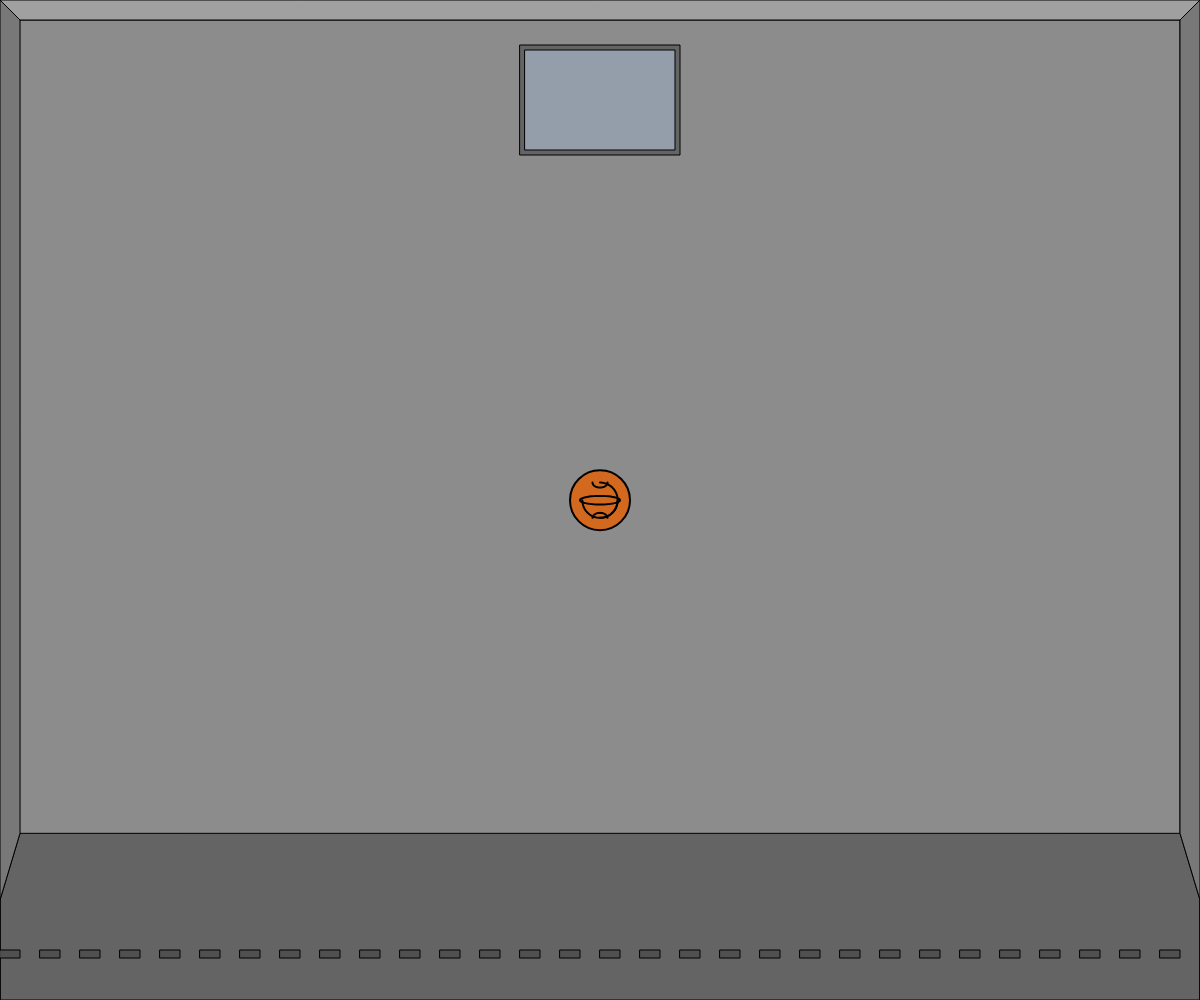
Frame 1 (no input)
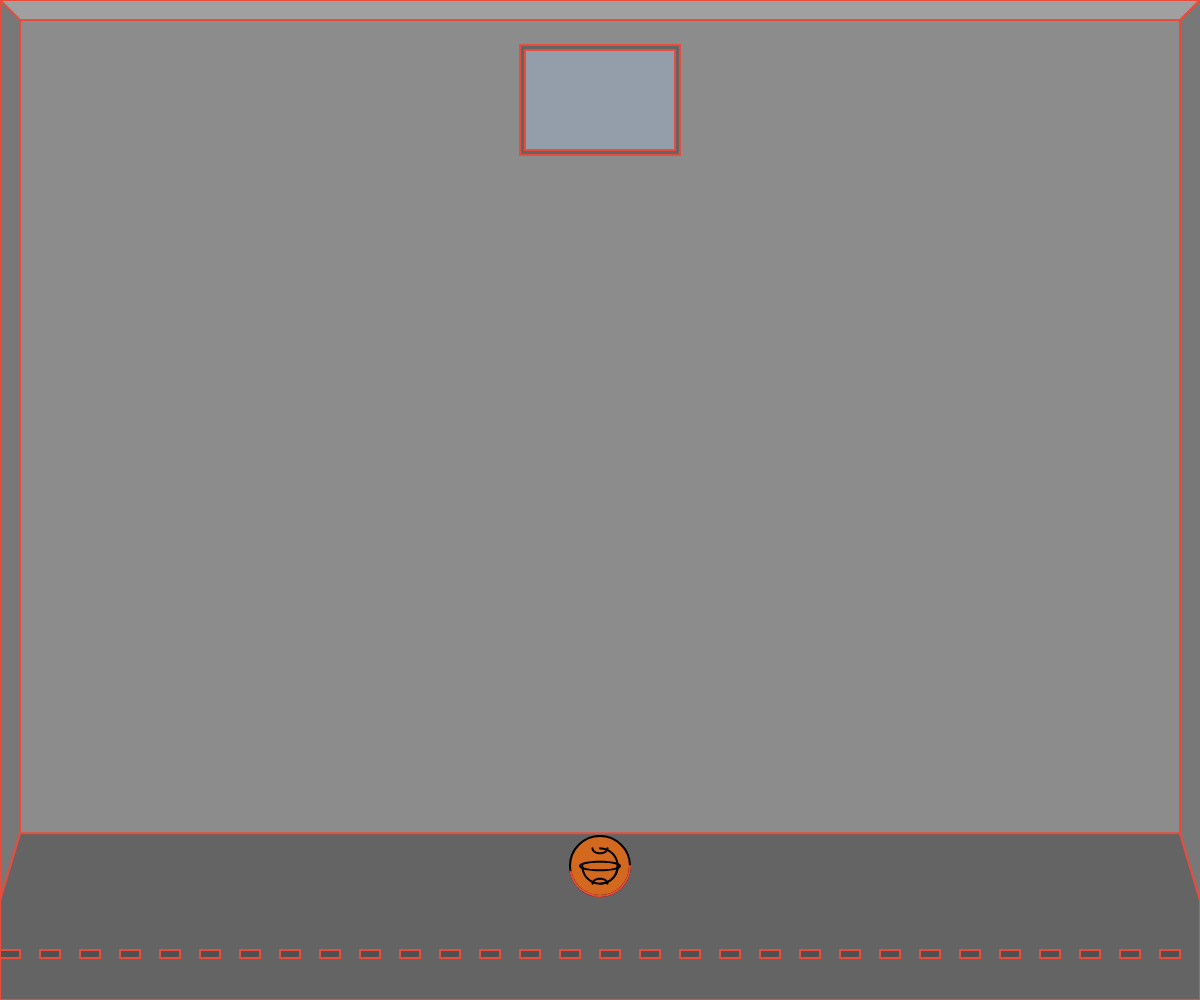
Frame 60 (no input)
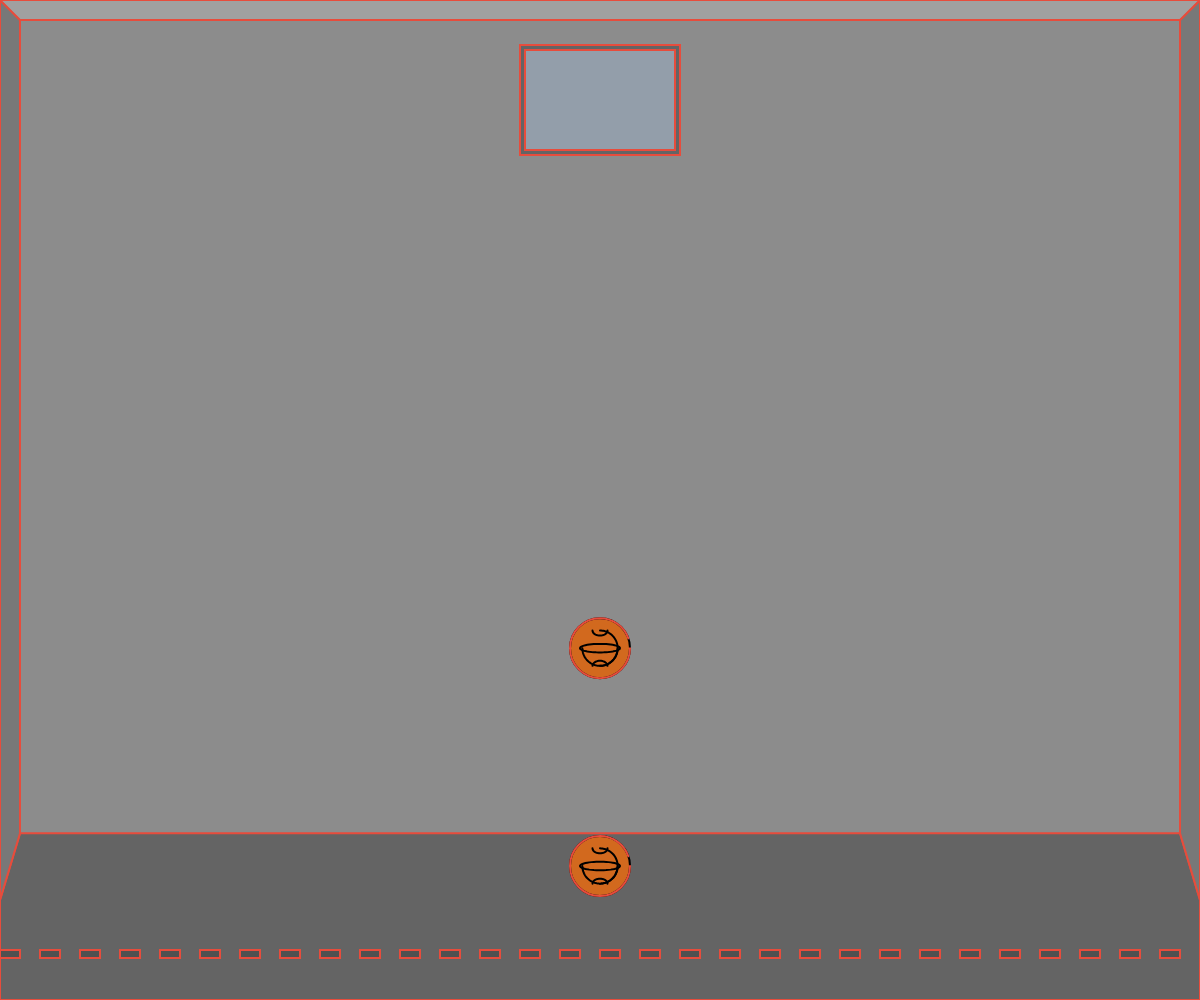
Frame 120 (the mouse pressed at the canvas centre since frame 60)

The p5.js sketch that drew these frames (run headless with seeded random() and noise() and a simulated clock; from frame 60 on, the mouse is pressed at the canvas centre):

// p5.js sketch
// ── sketch.js
// Ball class to represent each basketball
class Ball {
  constructor(x, y) {
    this.xPos = x;
    this.yPos = y;
    this.yVelocity = 0;
    this.xVelocity = 0;
    this.circleSize = 30; // Smaller size for additional balls
    this.rotation = 0;
    this.rotationSpeed = 0;
    this.isAtRest = false;
    this.circleColor = random([
      'red',
      'blue',
      'yellow',
      'green',
      'orange',
      'purple'
    ]);
  }
  
  update() {
    // Only apply physics if not at rest
    if (!this.isAtRest) {
      // Apply gravity
      this.yVelocity += 0.2;
      this.yPos += this.yVelocity;
      
      // Apply horizontal velocity
      this.xPos += this.xVelocity;
      
      // Apply damping to horizontal velocity
      this.xVelocity *= 0.99;
      
      // Update rotation based on rotationSpeed
      this.rotation += this.rotationSpeed;
      this.rotationSpeed *= 0.95; // Slow down rotation over time
      
      // Floor collision
      if (this.yPos > height - floorHeight - this.circleSize) {
        this.yPos = height - floorHeight - this.circleSize;
        this.yVelocity = -this.yVelocity * 0.8; // Bounce with damping
        
        // Apply friction to horizontal velocity when on floor
        this.xVelocity *= 0.9;
        
        // Transfer some horizontal velocity to rotation on bounce
        this.rotationSpeed += this.xVelocity * 0.05;
        
        // Check if ball is at rest (very small velocity)
        if (abs(this.yVelocity) < 0.5 && abs(this.xVelocity) < 0.5) {
          this.yVelocity = 0;
          this.xVelocity = 0;
          this.isAtRest = true;
        } else {
          // Change color on bounce
          let newColor;
          const colors = ['red', 'blue', 'yellow', 'green', 'orange', 'purple'];
          do {
            newColor = random(colors);
          } while (newColor === this.circleColor && colors.length > 1);
          this.circleColor = newColor;
        }
      }
      
      // Ceiling collision
      if (this.yPos < this.circleSize + wallWidth) {
        this.yPos = this.circleSize + wallWidth;
        this.yVelocity = -this.yVelocity * 0.8;
        this.isAtRest = false; // Not at rest if hitting ceiling
        
        // Transfer some horizontal velocity to rotation on bounce
        this.rotationSpeed += this.xVelocity * 0.05;
      }
      
      // Wall collisions
      if (this.xPos < this.circleSize + wallWidth) {
        this.xPos = this.circleSize + wallWidth;
        this.xVelocity = -this.xVelocity * 0.8;
        this.isAtRest = false; // Not at rest if hitting wall
        
        // Transfer some vertical velocity to rotation on bounce
        this.rotationSpeed += this.yVelocity * 0.05;
      }
      if (this.xPos > width - this.circleSize - wallWidth) {
        this.xPos = width - this.circleSize - wallWidth;
        this.xVelocity = -this.xVelocity * 0.8;
        this.isAtRest = false; // Not at rest if hitting wall
        
        // Transfer some vertical velocity to rotation on bounce
        this.rotationSpeed += this.yVelocity * 0.05;
      }
    }
  }
  
  draw() {
    // Draw basketball
    this.drawBasketball();
    
    // Draw animated arc only if not at rest
    if (!this.isAtRest) {
      noFill();
      stroke('#e74c3c');
      strokeWeight(2);
      arc(this.xPos, this.yPos, this.circleSize * 2, this.circleSize * 2, 0, angle);
    }
  }
  
  drawBasketball() {
    push(); // Save the current transformation matrix
    translate(this.xPos, this.yPos); // Move to the ball's position
    rotate(this.rotation); // Apply rotation
    
    // Draw basketball base color (orange)
    fill(210, 105, 30); // Orange color
    stroke(0);
    strokeWeight(2);
    circle(0, 0, this.circleSize * 2);
    
    // Draw basketball lines - improved pattern
    stroke(0);
    strokeWeight(2);
    noFill();
    
    // Horizontal line around the middle
    beginShape();
    for (let i = 0; i <= 50; i++) {
      let a = map(i, 0, 50, 0, TWO_PI);
      let px = cos(a) * this.circleSize / 1.5;
      let py = sin(a) * this.circleSize / 7;
      vertex(px, py);
    }
    endShape();
    
    // First curved line - from top to bottom, slightly curved
    beginShape();
    for (let i = 0; i <= 50; i++) {
      let a = map(i, 0, 50, -PI/2, PI/2);
      let px = sin(a) * this.circleSize / 1.7;
      let py = cos(a) * this.circleSize / 1.7;
      vertex(px, py);
    }
    endShape();
    
    // Second curved line - perpendicular to the first
    beginShape();
    for (let i = 0; i <= 50; i++) {
      let a = map(i, 0, 50, -PI/2, PI/2);
      let px = cos(a) * this.circleSize / 1.7;
      let py = sin(a) * this.circleSize / 1.7;
      vertex(px, py);
    }
    endShape();
    
    // Add small curves at the poles to make it look more realistic
    // Top curve
    beginShape();
    for (let i = 0; i <= 20; i++) {
      let a = map(i, 0, 20, 0, PI);
      let px = cos(a) * this.circleSize / 4;
      let py = -this.circleSize / 1.7 + sin(a) * this.circleSize / 6;
      vertex(px, py);
    }
    endShape();
    
    // Bottom curve
    beginShape();
    for (let i = 0; i <= 20; i++) {
      let a = map(i, 0, 20, 0, PI);
      let px = cos(a) * this.circleSize / 4;
      let py = this.circleSize / 1.7 - sin(a) * this.circleSize / 6;
      vertex(px, py);
    }
    endShape();
    
    pop(); // Restore the previous transformation matrix
  }
  
  isPointInside(x, y) {
    let distance = dist(x, y, this.xPos, this.yPos);
    return distance < this.circleSize;
  }
  
  throwBall(mouseVelocityX, mouseVelocityY) {
    this.xVelocity = mouseVelocityX * 0.5;
    this.yVelocity = mouseVelocityY * 0.5;
    this.rotationSpeed = mouseVelocityX * 0.05;
    this.isAtRest = false;
  }
}

let angle = 0;
let balls = []; // Array to hold all balls
let floorHeight = 100;
let wallWidth = 20;
let backWallDepth = 200;
let isDragging = false;
let draggedBall = null;
let dragOffsetX = 0;
let dragOffsetY = 0;
let lastMouseX = 0;
let lastMouseY = 0;
let mouseVelocityX = 0;
let mouseVelocityY = 0;

function setup() {
  createCanvas(windowWidth, windowHeight);
  // Create initial ball
  balls.push(new Ball(width / 2, height / 2));
}

function draw() {
  background(200); // Light grey background
  
  // Draw room elements
  drawRoom();
  
  // Update and draw all balls
  for (let ball of balls) {
    ball.update();
    ball.draw();
  }
  
  // Update global angle for animated arcs
  angle += 0.05;
  if (angle > TWO_PI) {
    angle = 0;
  }
}

function drawRoom() {
  // Draw back wall (creates 3D effect)
  fill(140); // Darker grey for back wall to enhance depth
  quad(
    wallWidth, wallWidth,                    // Top-left
    width - wallWidth, wallWidth,           // Top-right
    width - wallWidth, height - floorHeight, // Bottom-right
    wallWidth, height - floorHeight          // Bottom-left
  );
  
  // Draw window on back wall
  let windowWidth = 150;
  let windowHeight = 100;
  let windowX = (width - windowWidth) / 2;
  let windowY = wallWidth + 30;
  
  // Window frame
  fill(100);
  rect(windowX - 5, windowY - 5, windowWidth + 10, windowHeight + 10);
  
  // Window glass
  fill(180, 200, 220, 150); // Light blue with transparency
  rect(windowX, windowY, windowWidth, windowHeight);
  
  // Draw floor
  fill(100); // Darker grey for the floor
  beginShape();
  vertex(0, height - floorHeight);
  vertex(wallWidth, height - floorHeight - backWallDepth/3);
  vertex(width - wallWidth, height - floorHeight - backWallDepth/3);
  vertex(width, height - floorHeight);
  vertex(width, height);
  vertex(0, height);
  endShape(CLOSE);
  
  // Draw left wall
  fill(120); // Medium grey for left wall
  beginShape();
  vertex(0, 0);
  vertex(wallWidth, wallWidth);
  vertex(wallWidth, height - floorHeight - backWallDepth/3);
  vertex(0, height - floorHeight);
  vertex(0, height);
  vertex(0, 0);
  endShape(CLOSE);
  
  // Draw right wall
  fill(120); // Medium grey for right wall
  beginShape();
  vertex(width, 0);
  vertex(width - wallWidth, wallWidth);
  vertex(width - wallWidth, height - floorHeight - backWallDepth/3);
  vertex(width, height - floorHeight);
  vertex(width, height);
  vertex(width, 0);
  endShape(CLOSE);
  
  // Draw ceiling
  fill(160); // Medium grey for ceiling
  beginShape();
  vertex(0, 0);
  vertex(width, 0);
  vertex(width - wallWidth, wallWidth);
  vertex(wallWidth, wallWidth);
  endShape(CLOSE);
  
  // Add some visual details to floor for depth
  fill(80);
  for (let i = 0; i < width; i += 40) {
    rect(i, height - floorHeight/2, 20, 8);
  }
}

function mousePressed() {
  // Check if mouse is over any existing ball
  for (let i = balls.length - 1; i >= 0; i--) {
    let ball = balls[i];
    if (ball.isPointInside(mouseX, mouseY)) {
      isDragging = true;
      draggedBall = ball;
      dragOffsetX = ball.xPos - mouseX;
      dragOffsetY = ball.yPos - mouseY;
      ball.yVelocity = 0; // Stop velocity when dragging
      ball.xVelocity = 0;
      ball.isAtRest = false; // Not at rest when dragging
      lastMouseX = mouseX;
      lastMouseY = mouseY;
      mouseVelocityX = 0;
      mouseVelocityY = 0;
      return;
    }
  }
  
  // If not over any ball, create a new ball at mouse position
  // But only if click is within room bounds
  if (mouseX > wallWidth && mouseX < width - wallWidth && 
      mouseY > wallWidth && mouseY < height - floorHeight) {
    balls.push(new Ball(mouseX, mouseY));
  }
}

function mouseDragged() {
  if (isDragging && draggedBall) {
    draggedBall.xPos = mouseX + dragOffsetX;
    draggedBall.yPos = mouseY + dragOffsetY;
    
    // Constrain position to room bounds
    draggedBall.xPos = constrain(draggedBall.xPos, draggedBall.circleSize + wallWidth, width - draggedBall.circleSize - wallWidth);
    draggedBall.yPos = constrain(draggedBall.yPos, draggedBall.circleSize + wallWidth, height - floorHeight - draggedBall.circleSize);
  }
}

function mouseReleased() {
  if (isDragging && draggedBall) {
    isDragging = false;
    
    // Apply velocity based on mouse movement when released
    draggedBall.throwBall(mouseVelocityX, mouseVelocityY);
    
    draggedBall = null;
  }
  
  // Reset mouse velocity tracking
  mouseVelocityX = 0;
  mouseVelocityY = 0;
}

function windowResized() {
  resizeCanvas(windowWidth, windowHeight);
  // Constrain all balls to new canvas bounds
  for (let ball of balls) {
    ball.xPos = constrain(ball.xPos, ball.circleSize + wallWidth, width - ball.circleSize - wallWidth);
    ball.yPos = constrain(ball.yPos, ball.circleSize + wallWidth, height - floorHeight - ball.circleSize);
  }
}
